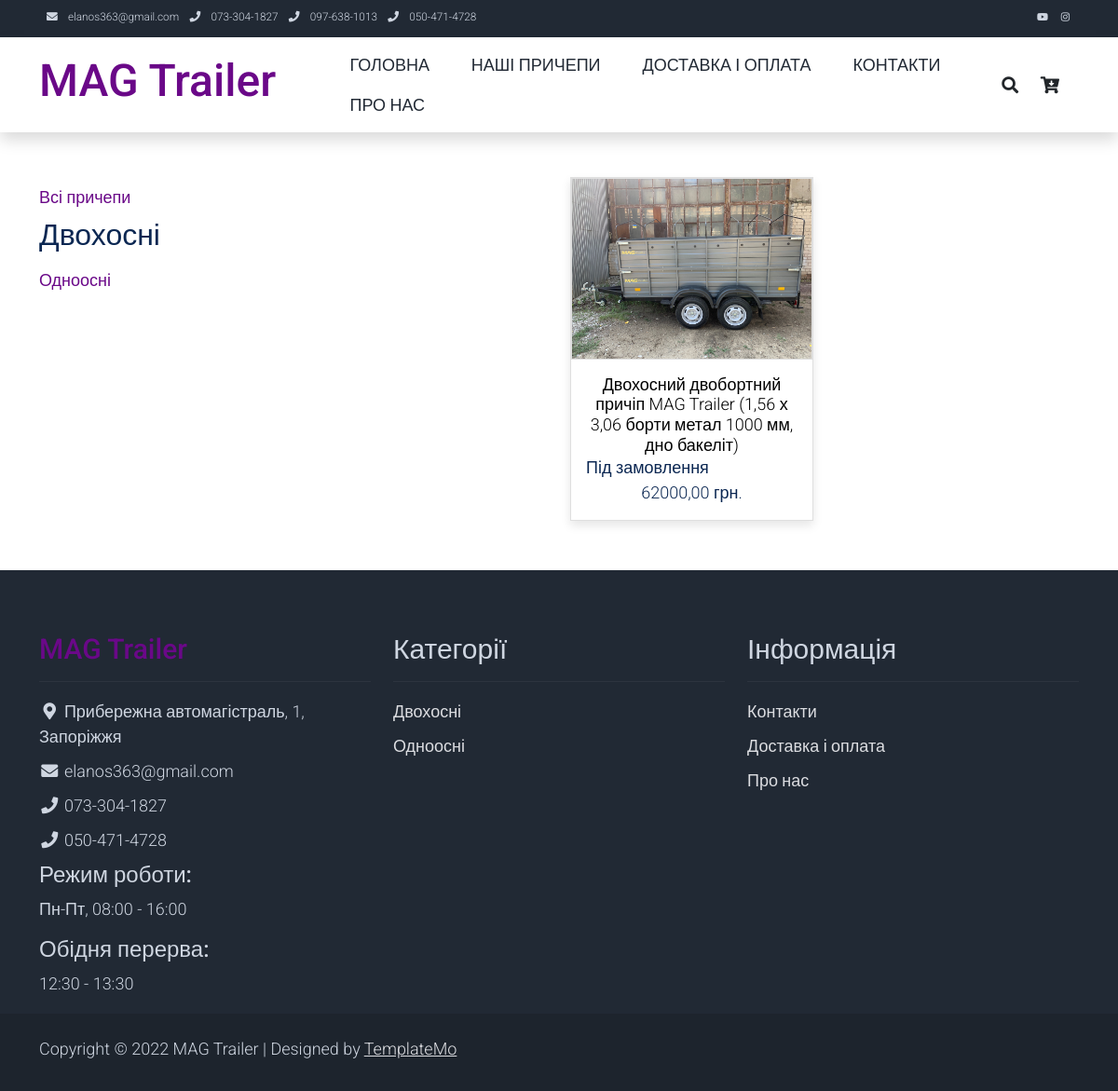
The page /categories/dvohosni on the database its author committed.
### pages/models.py (models this page shows, shortened)
class Category(models.Model):
    name = models.CharField(max_length=100, db_index=True, verbose_name='Категорія')
    slug = models.SlugField(max_length=100, db_index=True, unique=True)
    image = models.ImageField(upload_to='products_images/%Y/%m/%d', blank=True, null=True)
    available = models.BooleanField(default=True, null=True, verbose_name='Опубліковано')
    class Meta:
        ordering = ('name', )
        verbose_name = 'Категорія'
        verbose_name_plural = 'Категорії'
    def get_absolute_url(self):
        return reverse('show_categories', kwargs={'cat_slug': self.slug})

class Product(models.Model):
    category = models.ForeignKey(Category, on_delete=models.CASCADE, related_name='products', verbose_name='Категорія')
    name = models.CharField(max_length=100, db_index=True, verbose_name='Товар')
    slug = models.SlugField(max_length=100, db_index=True, unique=True)
    description = models.TextField(blank=True)
    price = models.DecimalField(max_digits=10, decimal_places=2, verbose_name="Ціна")
    stock = models.PositiveIntegerField(verbose_name='Залишок')
    available = models.BooleanField(default=True, verbose_name='Опубліковано')
    created = models.DateTimeField(auto_now_add=True, verbose_name='Дата створнення')
    updated = models.DateTimeField(auto_now=True, verbose_name='Дата оновлення')
    availability = models.CharField(max_length=30, verbose_name='Наявність')
    width = models.IntegerField(verbose_name='Ширина кузова')
    length = models.IntegerField(verbose_name='Довжина кузова')
    height = models.IntegerField(verbose_name='Висота борту')
    full_weight = models.IntegerField(verbose_name='Повна маса')
    max_weight = models.IntegerField(verbose_name="Вантажопід'ємність")
    image = models.ImageField(upload_to='products_images/%Y/%m/%d', blank=True, null=True)
    class Meta:
        ordering = ('price', 'name', 'category')
        indexes = [
            models.Index(fields=['id', 'slug'])
        ]
        verbose_name = 'Товар'
        verbose_name_plural = 'Товари'
    def get_absolute_url(self):
        return reverse('product', kwargs={'product_slug': self.slug})

### pages/views.py (the view)
# urls.py: path('categories/<slug:cat_slug>', ShowCategories.as_view(), name='show_categories'),
class ShowCategories(PagesMixin, ListView):
    model = Product
    template_name = 'pages/categories.html'
    context_object_name = 'products'
    allow_empty = False
    def get_context_data(self, *, object_list=None, **kwargs):
        context = super().get_context_data(**kwargs)
        c = Category.objects.get(slug=self.kwargs['cat_slug'])
        c_def = self.get_user_context(title=str(c.name) + ' причепи MAG',
                                      cat_selected=c.pk)
        return dict(list(context.items()) + list(c_def.items()))
    def get_queryset(self):
        return Product.objects.filter(category__slug=self.kwargs['cat_slug'], available=True).select_related('category')

### cart/cart.py (called while the page is built)
    def __len__(self):
        return sum(item['quantity'] for item in self.cart.values())

### cart/context_processors.py (called while the page is built)
def cart(request):
    return {'cart': Cart(request)}

### pages/templatetags/pages_tags.py (called while the page is built)
@register.simple_tag(name='getcats')
def get_categories():
    return Category.objects.filter(available=True)

### pages/utils.py (called while the page is built)
    def get_user_context(self, **kwargs):
        context = kwargs
        context['menu'] = menu
        if 'cat_selected' not in context:
            context['cat_selected'] = None
        return context

### pages/templates/pages/categories.html (shortened to what this page needs)
{% extends 'pages/base.html' %}
{% block content %}
    <div class="container py-5">
        <div class="row">
            <div class="col-lg-3">
                <ul class="nav navbar-nav d-flex justify-content-between mx-lg-auto">
                    <li class="nav-item">
                {% if not cat_selected %}
                    <h2>Всі причепи</h2>
                {% else %}
                    <a class="nav-link" href="{% url 'all_categories' %}">Всі причепи</a>
                {% endif %}
                        {% load pages_tags %}
                        {% getcats as categories %}
                        {% for c in categories %}
                            {% if c.id == cat_selected %}
                                <h2>{{c.name}}</h2>
                            {% else %}
                                <a class="nav-link" href="{{ c.get_absolute_url }}">
                                    {{ c.name }}
                                </a>
                            {% endif %}
                        {% endfor %}
                    </li>
                </ul>
            </div>
            <div class="col-lg-9">
                <div class="row">
                    {% for p in products %}
                    <div class="col-md-4">
                        <div class="card mb-4 product-wap rounded-0">
                            <div class="card rounded-0">
                                {% if p.image %}
                                <a href="{{ p.get_absolute_url }}"><img class="card-img rounded-0 img-fluid" src="{{p.image.url}}"></a>
                                {% endif %}
                            </div>
                            <div class="card-body">
                                <a href="{{ p.get_absolute_url }}" class="h3 text-decoration-none"><center>{{ p.name }}</center></a>
                                <ul class="w-100 list-unstyled d-flex justify-content-between mb-0">
                                    <li><strong>{{ p.availability }}</strong></li>
                                </ul>
                                <p class="text-center mb-0">{{ p.price }} грн.</p>
                            </div>
                        </div>
                    </div>
                    {% endfor %}
                </div>
            </div>
        </div>
    </div>
{% endblock %}

### pages/templates/pages/base.html (shortened to what this page needs)
<!DOCTYPE html>
<html lang="uk">
{% load static %}
<head>
    <link rel="stylesheet" href="{% static 'pages/css/bootstrap.min.css' %}">
    <link rel="stylesheet" href="{% static 'pages/css/templatemo.css' %}">
    <link rel="stylesheet" href="{% static 'pages/css/fontawesome.min.css' %}">
</head>
<body>
    <nav class="navbar navbar-expand-lg bg-dark navbar-light d-none d-lg-block" id="templatemo_nav_top">
        <div class="container text-light">
            <div class="w-100 d-flex justify-content-between">
                <div>
                    <i class="fa fa-envelope mx-2"></i>
                    <a class="navbar-sm-brand text-light text-decoration-none">elanos363@gmail.com</a>
                    <i class="fa fa-phone mx-2"></i>
                    <a class="navbar-sm-brand text-light text-decoration-none">073-304-1827</a>
                    <i class="fa fa-phone mx-2"></i>
                    <a class="navbar-sm-brand text-light text-decoration-none">097-638-1013</a>
                    <i class="fa fa-phone mx-2"></i>
                    <a class="navbar-sm-brand text-light text-decoration-none">050-471-4728</a>
                </div>
                <div>
                    <a class="text-light" href="https://www.youtube.com/" target="_blank" rel="sponsored"><i class="fab fa-youtube fa-sm fa-fw me-2"></i></a>
                    <a class="text-light" href="https://www.instagram.com/" target="_blank"><i class="fab fa-instagram fa-sm fa-fw me-2"></i></a>
                </div>
            </div>
        </div>
    </nav>
    <nav class="navbar navbar-expand-lg navbar-light shadow">
        <div class="container d-flex justify-content-between align-items-center">
            <a class="navbar-brand text-success logo h1 align-self-center" href="{% url 'home' %}">
                MAG Trailer
            </a>
            <div class="align-self-center collapse navbar-collapse flex-fill  d-lg-flex justify-content-lg-between" id="templatemo_main_nav">
                <div class="flex-fill">
                    <ul class="nav navbar-nav d-flex justify-content-between mx-lg-auto">
                        {% for m in menu %}
                        <li class="nav-item">
                            <a class="nav-link" href="{% url m.url_name %}">{{ m.title }}</a>
                        </li>
                        {% endfor %}
                    </ul>
                </div>
                <div class="navbar align-self-center d-flex">
                    <a class="nav-icon d-none d-lg-inline" href="#" data-bs-toggle="modal" data-bs-target="#templatemo_search">
                        <i class="fa fa-fw fa-search text-dark mr-2"></i>
                    </a>
                    <a class="nav-icon position-relative text-decoration-none" href="{% url 'cart:cart_detail' %}">
                        <i class="fa fa-fw fa-cart-arrow-down text-dark mr-1"></i>
                    </a>
                </div>
            </div>
        </div>
    </nav>
{% block content %}
{% endblock %}
    <footer class="bg-dark" id="tempaltemo_footer">
        <div class="container">
            <div class="row">
                <div class="col-md-4 pt-5">
                    <h2 class="h2 text-success border-bottom pb-3 border-light logo">MAG Trailer</h2>
                    <ul class="list-unstyled text-light footer-link-list">
                        <li>
                            <i class="fas fa-map-marker-alt fa-fw"></i>
                            Прибережна автомагістраль, 1, Запоріжжя
                        </li>
                        <li>
                            <i class="fa fa-envelope fa-fw"></i>
                            elanos363@gmail.com
                        </li>
                        <li>
                            <i class="fa fa-phone fa-fw"></i>
                            073-304-1827
                        </li>
                        <li>
                            <i class="fa fa-phone fa-fw"></i>
                            050-471-4728
                        </li>
                        <li>
                            <h4 class="text-decoration-none">Режим роботи:</h4>
                            <p>Пн-Пт, 08:00 - 16:00</p>
                            <h4 class="text-decoration-none">Обідня перерва:</h4>
                            <p>12:30 - 13:30</p>
                        </li>
                    </ul>
                </div>
                <div class="col-md-4 pt-5">
                    <h2 class="h2 text-light border-bottom pb-3 border-light">Категорії</h2>
                    <ul class="list-unstyled text-light footer-link-list">
                        {% load pages_tags %}
                        {% getcats as categories %}
                        {% for c in categories %}
                        <li><a class="text-decoration-none" href="{{c.get_absolute_url}}">{{c.name}}</a></li>
                        {% endfor %}
                    </ul>
                </div>
                <div class="col-md-4 pt-5">
                    <h2 class="h2 text-light border-bottom pb-3 border-light">Інформація</h2>
                    <ul class="list-unstyled text-light footer-link-list">
                        <li><a class="text-decoration-none" href="{% url 'contacts' %}">Контакти</a></li>
                        <li><a class="text-decoration-none" href="{% url 'buy_and_delivery' %}">Доставка і оплата</a></li>
                        <li><a class="text-decoration-none" href="{% url 'about' %}">Про нас</a></li>
                    </ul>
                </div>
            </div>
        </div>
        <div class="w-100 bg-black py-3">
            <div class="container">
                <div class="row pt-2">
                    <div class="col-12">
                        <p class="text-left text-light">
                            Copyright &copy; 2022 MAG Trailer
                            | Designed by <a rel="sponsored" href="https://templatemo.com" target="_blank">TemplateMo</a>
                        </p>
                    </div>
                </div>
            </div>
        </div>
    </footer>
</body>
</html>

### pages/static/pages/css/templatemo.css (style rules this page uses)
body, ul, li, p, a, label, input, div { font-family: 'Roboto', sans-serif; font-size: 18px !important; font-weight: 300 !important; }
.h1 { font-family: 'Roboto', sans-serif; font-size: 48px !important; font-weight: 200 !important; }
.h2 { font-family: 'Roboto', sans-serif; font-size: 30px !important; font-weight: 300; }
.h3 { font-family: 'Roboto', sans-serif; font-size: 22px !important; }
.logo { font-weight: 500 !important; }
.text-success { color: #6A0888 !important; }
.text-light { color: #cfd6e1 !important; }
.bg-dark { background-color: #212934 !important; }
.bg-black { background-color: #1d242d !important; }
#templatemo_nav_top { min-height: 40px; }
#templatemo_nav_top * { font-size: .9em !important; }
#templatemo_main_nav a { color: #212934; }
#templatemo_main_nav .navbar .nav-icon { margin-right: 20px; }
.product-wap { box-shadow: 0px 5px 10px 0px rgba(0, 0, 0, 0.10); }
.card.product-wap a { color: #000; }
#tempaltemo_footer a { color: #dcdde1; }
#tempaltemo_footer ul.footer-link-list li { padding-top: 10px; }
#tempaltemo_footer .border-light { border-color: #2d343f !important; }
.product-wap .h3, .product-wap li, .product-wap i, .product-wap p { font-size: 12px !important; }
@media (min-width: 768px) { #templatemo_main_nav .navbar-nav { max-width: 450px; } }
@media (min-width: 992px) { #templatemo_main_nav .navbar-nav { max-width: 650px; } }
@media (min-width: 992px) { .product-wap .h3, .product-wap li, .product-wap i, .product-wap p { font-size: 18px !important; } }

### rows shown on the page
Category: name "Двохосні"
Category: name "Одноосні"
Product: image (picture), name "Двохосний двобортний причіп MAG Trailer (1,56 х 3,06 борти метал 1000 мм, дно бакеліт)", availability "Під замовлення", price "62000,00"

### other values the page prints
{{ m.title }} "ГОЛОВНА" "НАШІ ПРИЧЕПИ" "ДОСТАВКА І ОПЛАТА" "КОНТАКТИ" "ПРО НАС"
